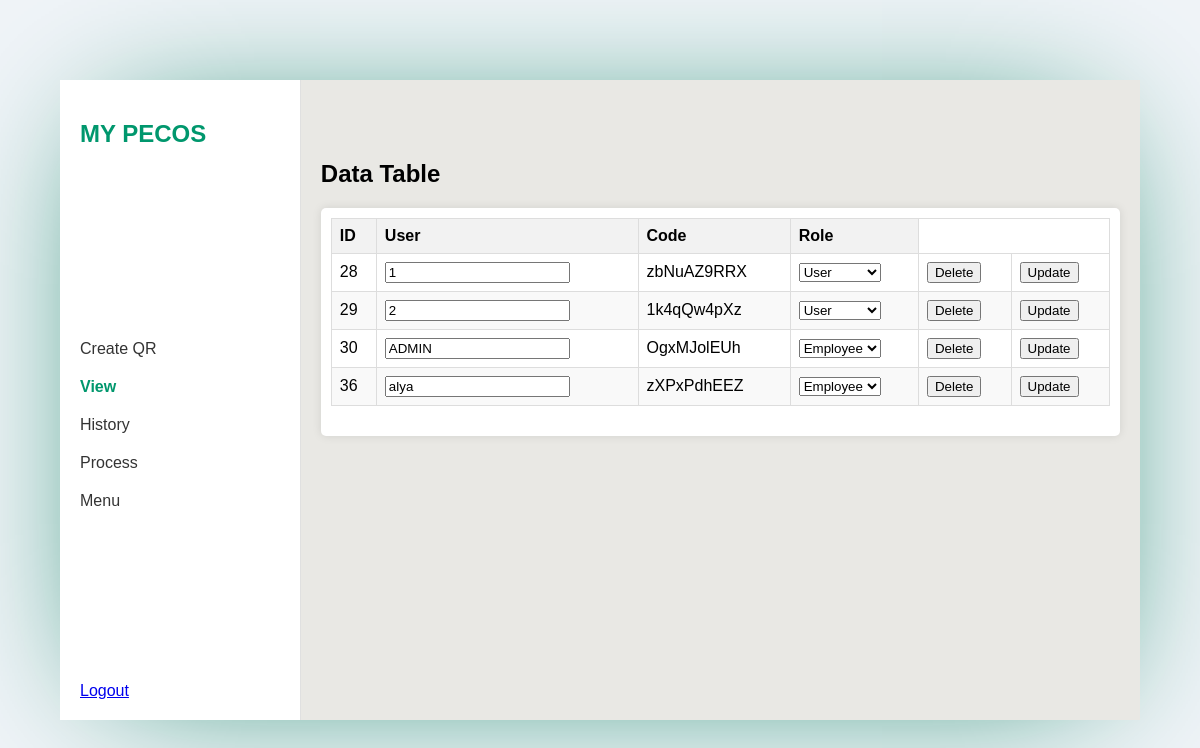
The page /views/pegawai/view.php (signed in) on the database its author committed.
### tables this page shows
CREATE TABLE `user` (
  `id` int NOT NULL,
  `id_meja` varchar(255) NOT NULL,
  `generated_code` varchar(255) NOT NULL,
  `role` varchar(50) NOT NULL
);

### views/pegawai/view.php (the view, shortened to what this page needs)
<?php
require_once '../../db_connection.php';
?>
<!DOCTYPE html>
<html lang="en">
<head>
</head>
<body>
    <div class="rectangle2">
        <div class="container">
            <aside class="sidebar">
                <div class="logo">
                    <h2>MY PECOS</h2>
                </div>
                <nav class="menu">
                <ul>
                    <li><a href="../auth/register.php">Create QR</a></li>
                    <li class="active"><a href="../pegawai/view.php">View</a></li>
                    <li><a href="../pegawai/history.php">History</a></li>
                    <li><a href="../pegawai/index.php">Process</a></li>
                    <li><a href="../pegawai/menu.php">Menu</a></li>
                </ul>
                </nav>
                <div class="profile">
                    <div class="profile-info">
                        <a href="../../views/auth/login.php">Logout</a>
                    </div>
                </div>
            </aside>
            <main class="main-content">
                <section class="content">
                    <div class="sold-list">
                        <section class="content">
                            <h2>Data Table</h2>
                            <div class="table-container">
                                <table class="table table-striped">
                                    <thead>
                                        <tr>
                                            <th>ID</th>
                                            <th>User</th>
                                            <th>Code</th>
                                            <th>Role</th>
                                        </tr>
                                    </thead>
                                    <tbody>
                                        <?php
                                        $sql = "SELECT id, id_meja, generated_code, role FROM user";
                                        $result = $conn->query($sql);
                                        if ($result->num_rows > 0) {
                                            while ($row = $result->fetch_assoc()) {
                                                $rowId = $row['id'];
                                                echo "<tr id='row-$rowId'>
        <td>" . htmlspecialchars($row['id']) . "</td>
        <td><input type='text' class='id_meja-input' value='" . htmlspecialchars($row['id_meja']) . "'></td>
        <td>" . htmlspecialchars($row['generated_code']) . "</td>
        <td>
            <select class='role-select'>
                <option value='admin' " . ($row['role'] == 'admin' ? 'selected' : '') . ">Admin</option>
                <option value='user' " . ($row['role'] == 'user' ? 'selected' : '') . ">User</option>
                <option value='employee' " . ($row['role'] == 'employee' ? 'selected' : '') . ">Employee</option>
            </select>
        </td>
        <td><button class='delete-btn' data-id='$rowId'>Delete</button></td>
        <td><button class='update-btn' data-id='$rowId'>Update</button></td>
    </tr>";
                                            }
                                        } else {
                                            echo "<tr><td colspan='6'>0 results</td></tr>";
                                        }
                                        ?>
                                    </tbody>
                                </table>
                            </div>
                        </section>
                    </div>
                </section>
            </main>
        </div>
    </div>
</body>
</html>

### views/pegawai/view.php (style rules this page uses)
body { font-family: Arial, sans-serif; margin: 0; padding: 0; background-color: #F0F4F8; }
.rectangle2 { position: absolute; width: 90%; height: 80%; left: 5%; top: 10%; background: linear-gradient(90deg, rgba(255, 255, 255, 0.44) 38.4%, rgba(103, 177, 157, 0.308706) 75.16%, rgba(0, 124, 90, 0.22) 100%); box-shadow: 0px 4px 140px -48px #007B59; overflow: hidden; }
.container { display: flex; height: 100%; }
.sidebar { width: 20%; background-color: #FFFFFF; border-right: 1px solid #E0E0E0; display: flex; flex-direction: column; justify-content: space-between; padding: 20px; }
.logo h2 { color: #00976d; }
.menu ul { list-style-type: none; padding: 0; }
.menu ul li { margin: 20px 0; }
.menu ul li a { text-decoration: none; color: #333; }
.menu ul li.active a { font-weight: bold; color: #00976d; }
.profile { display: flex; align-items: center; }
.main-content { width: 80%; padding: 20px; background-color: #E9E8E4; }
.content { margin-top: 20px; }
.sold-list { display: flex; flex-direction: column; }
.table-container { max-height: 400px; overflow-y: auto; background-color: #FFF; padding: 10px; border-radius: 5px; box-shadow: 0 0 10px rgba(0,0,0,0.1); }
table { width: 100%; border-collapse: collapse; margin-bottom: 20px; }
table, th, td { border: 1px solid #ddd; }
th, td { padding: 8px; text-align: left; }
th { background-color: #f2f2f2; }
tr:nth-child(even) { background-color: #f9f9f9; }

### rows shown on the page
user: id "28", id_meja "1", generated_code "zbNuAZ9RRX", role "User"
user: id "29", id_meja "2", generated_code "1k4qQw4pXz", role "User"
user: id "30", id_meja "ADMIN", generated_code "OgxMJolEUh", role "Employee"
user: id "36", id_meja "alya", generated_code "zXPxPdhEEZ", role "Employee"
